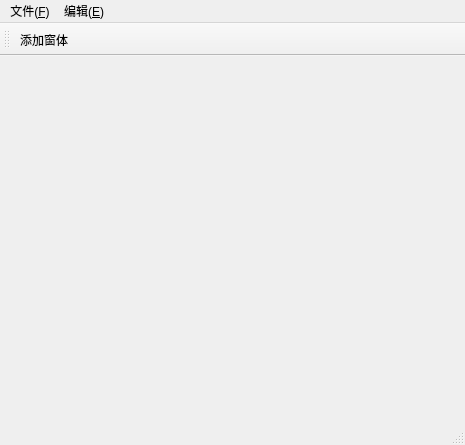
<?xml version="1.0" encoding="UTF-8"?>
<ui version="4.0">
 <class>MainWindow</class>
 <widget class="QMainWindow" name="MainWindow">
  <property name="geometry">
   <rect>
    <x>0</x>
    <y>0</y>
    <width>465</width>
    <height>445</height>
   </rect>
  </property>
  <property name="windowTitle">
   <string>MainWindow</string>
  </property>
  <widget class="QWidget" name="centralwidget">
   <widget class="QWidget" name="gridLayoutWidget">
    <property name="geometry">
     <rect>
      <x>0</x>
      <y>120</y>
      <width>311</width>
      <height>271</height>
     </rect>
    </property>
    <layout class="QGridLayout" name="MaingridLayout"/>
   </widget>
  </widget>
  <widget class="QMenuBar" name="menubar">
   <property name="geometry">
    <rect>
     <x>0</x>
     <y>0</y>
     <width>465</width>
     <height>23</height>
    </rect>
   </property>
   <widget class="QMenu" name="menu_F">
    <property name="title">
     <string>文件(&amp;F)</string>
    </property>
    <addaction name="Open"/>
    <addaction name="New"/>
    <addaction name="Close"/>
   </widget>
   <widget class="QMenu" name="menu">
    <property name="title">
     <string>编辑(&amp;E)</string>
    </property>
    <addaction name="actionedit"/>
   </widget>
   <addaction name="menu_F"/>
   <addaction name="menu"/>
  </widget>
  <widget class="QStatusBar" name="statusbar"/>
  <widget class="QToolBar" name="toolBar">
   <property name="windowTitle">
    <string>toolBar</string>
   </property>
   <attribute name="toolBarArea">
    <enum>TopToolBarArea</enum>
   </attribute>
   <attribute name="toolBarBreak">
    <bool>false</bool>
   </attribute>
   <addaction name="addWinAction"/>
  </widget>
  <action name="Open">
   <property name="checked">
    <bool>false</bool>
   </property>
   <property name="text">
    <string>打开</string>
   </property>
   <property name="toolTip">
    <string>&lt;html&gt;&lt;head/&gt;&lt;body&gt;&lt;p&gt;&lt;a href=&quot;https://www.baidu.com&quot;&gt;&lt;span style=&quot; text-decoration: underline; color:#0000ff;&quot;&gt;打开&lt;/span&gt;&lt;/a&gt;&lt;/p&gt;&lt;/body&gt;&lt;/html&gt;</string>
   </property>
   <property name="shortcut">
    <string>Ctrl+O</string>
   </property>
   <property name="visible">
    <bool>true</bool>
   </property>
  </action>
  <action name="New">
   <property name="text">
    <string>新建</string>
   </property>
   <property name="toolTip">
    <string>新建</string>
   </property>
   <property name="shortcut">
    <string>Ctrl+N</string>
   </property>
  </action>
  <action name="Close">
   <property name="text">
    <string>关闭</string>
   </property>
   <property name="toolTip">
    <string>关闭</string>
   </property>
   <property name="shortcut">
    <string>Ctrl+C</string>
   </property>
  </action>
  <action name="actionedit">
   <property name="text">
    <string>edit</string>
   </property>
  </action>
  <action name="addWinAction">
   <property name="text">
    <string>添加窗体</string>
   </property>
   <property name="toolTip">
    <string>&lt;html&gt;&lt;head/&gt;&lt;body&gt;&lt;p&gt;&lt;a href=&quot;http://www.baidu.com&quot;&gt;&lt;span style=&quot; text-decoration: underline; color:#0000ff;&quot;&gt;添加窗体&lt;/span&gt;&lt;/a&gt;&lt;/p&gt;&lt;/body&gt;&lt;/html&gt;</string>
   </property>
  </action>
 </widget>
 <resources/>
 <connections/>
</ui>
